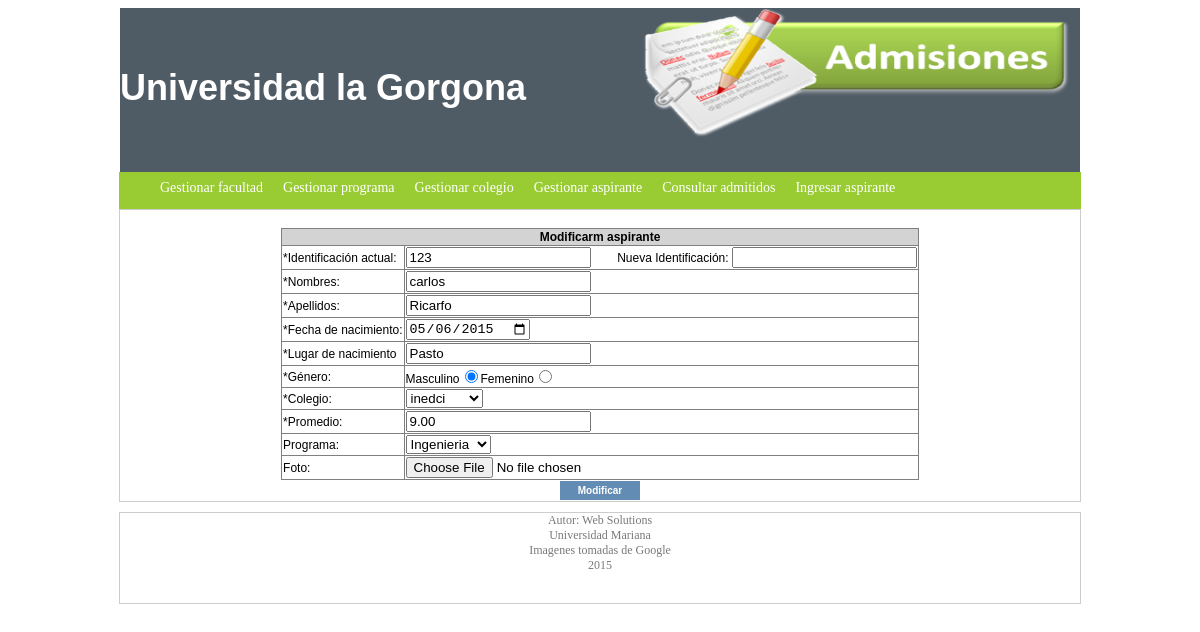
Screenshot of /admin/aspirante/modificarAspirante.php?id=123 with the database file from the repository.
### tables this page shows
CREATE TABLE IF NOT EXISTS `aspirante` (
  `identificacion` int(11) NOT NULL,
  `nombres` varchar(100) NOT NULL,
  `apellidos` varchar(100) NOT NULL,
  `fecha_nacimiento` varchar(60) NOT NULL,
  `lugar_nacimiento` varchar(45) NOT NULL,
  `genero` varchar(10) NOT NULL,
  `id_colegio` int(11) NOT NULL,
  `promedio` decimal(10,2) DEFAULT NULL,
  `nom_imagen` varchar(100) NOT NULL,
  `idprograma` int(11) NOT NULL,
  `prom_resul` double(5,2) DEFAULT NULL
);

### admin/aspirante/modificarAspirante.php (the view, shortened to what this page needs)
<?php
$id=$_GET['id'];
$sql ="select * from aspirante where identificacion = $id";
$consulta=  mysql_query($sql);
$campos=  mysql_fetch_object($consulta);
?>
<!DOCTYPE html>
<html>
    <head>
        <link type="text/css" rel="stylesheet" href="../../css/style.css">
    </head>
    <?php include ("Header.php"); ?>
    <body>
        <div id="section">
        <br>
        <form name="formu" id="formu" method="POST" enctype="multipart/form-data" action="procesar_aspirante.php" >
            <table border="1">
                <thead>
                    <tr align ="center">
                        <th colspan="2">Modificarm aspirante</th>
                    </tr>
                </thead>
                <tbody>
                    <tr>
                        <td>*Identificación actual:</td>
                        <td><input type="text" name="txt_identificacion" readonly="" value="<?php echo $campos->identificacion; ?>" required=""/>&nbsp; &nbsp; &nbsp; &nbsp;
                           Nueva Identificación: <input type="text" name="txt_nueva_identificacion" /></td>
                    </tr>
                    <tr>
                        <td>*Nombres:</td>
                        <td><input type="text" name="txt_nombres" value="<?php echo $campos->nombres;?>" required=""/></td>
                    </tr>
                    <tr>
                        <td>*Apellidos:</td>
                        <td><input type="text" name="txt_apellidos" value="<?php echo $campos->apellidos;?>" required=""/></td>
                    </tr>
                    <tr>
                        <td>*Fecha de nacimiento:</td>
                        <td><input type="date" name="txt_nacimiento" value="<?php echo $campos->fecha_nacimiento; ?>" required=""/></td>
                    </tr>
                    <tr>
                        <td>*Lugar de nacimiento</td>
                        <td><input type="text" name="txt_lugarnacimiento" value="<?php echo $campos->lugar_nacimiento;?>" required=""/></td>
                    </tr>
                    <tr>
                        <td>*Género:</td>
                        <td>Masculino<input type="radio" name="genero" value="Masculino" checked=""/>Femenino<input type="radio" name="genero" value="Femenino"></td>
                    </tr>
                    <tr>
                        <td>*Colegio:</td>
                        <td>
                            <?php $result = mysql_query("SELECT * FROM colegio"); ?>
                            <select name="txt_colegio" <?php echo $campos->id_colegio;?>>
                                <?php  while ($campo = mysql_fetch_object($result))
                                     {  ?>
                                        <option value="<?php echo $campo->id_colegio; ?>"><?php echo $campo->nombre ?></option>
                                    <?php } ?>
                            </select></td>
                    </tr>
                    <tr>
                        <td>*Promedio:</td>
                        <td><input type="text" name="txt_promedio" value="<?php echo  $campos->promedio;?>" required=""td>
                    </tr>
                    <td>Programa:</td>
                        <td>
                            <?php $result = mysql_query("SELECT * FROM programa"); ?>
                            <select name="txt_prog">
                                <?php  while ($campo = mysql_fetch_object($result))
                                     {  ?>
                                        <option value="<?php echo $campo->idprograma; ?>"><?php echo $campo->nombre; ?></option>
                                    <?php } ?>
                            </select></td>
                    <tr>
                        <td>Foto:</td>
                        <td><input type="file" name="foto" id="foto" /></td>
                    </tr>
                </tbody>
            </table>
            <table>
                <tr>
                    <td>
            <input type="submit" value="Modificar" class="boton"/>
            </td>
            </tr>
            </table>
        </form>
        </div>
    </body>
         <?php
include("fooder.php");
?>
</html>

### css/style.css (style rules this page uses)
#section { width: 960px; height: auto; margin: 0 auto; border: 1px solid #ccc; margin-bottom: 10px; }
table { margin: 0 auto 0; font-family: "Lucida Sans Unicode", "Lucida Grande", Sans-Serif; font-size: 12px; text-align: left; border-collapse: collapse; //background-color: blue; }
th { background: #D3D3D3; font-weight: bold; }
.boton { font-size:10px; font-family:"Lucida Sans Unicode", "Lucida Grande", Sans-Serif; font-weight:bold; color:white; background:#638cb5; border:0px; width:80px; height:19px; }

### rows the page displays
aspirante: txt_identificacion "123", txt_nombres "carlos", txt_apellidos "Ricarfo", txt_nacimiento "05/06/2015", txt_lugarnacimiento "Pasto", txt_promedio "9.00"

### other values shown
form field txt_colegio "inedci"
form field txt_prog "Ingenieria"
